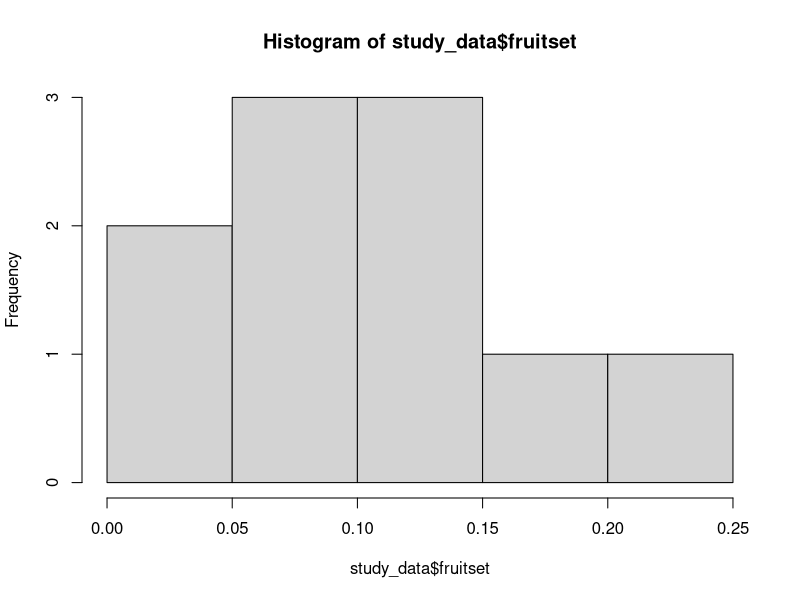
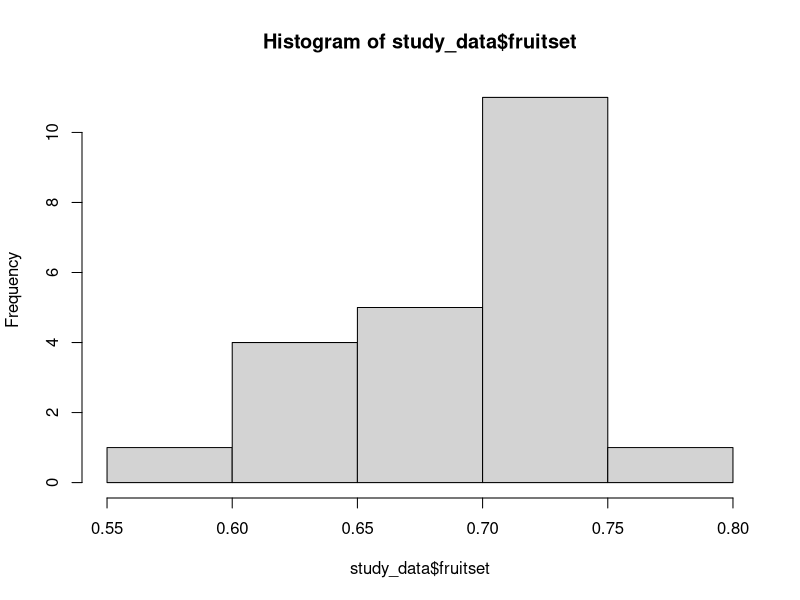
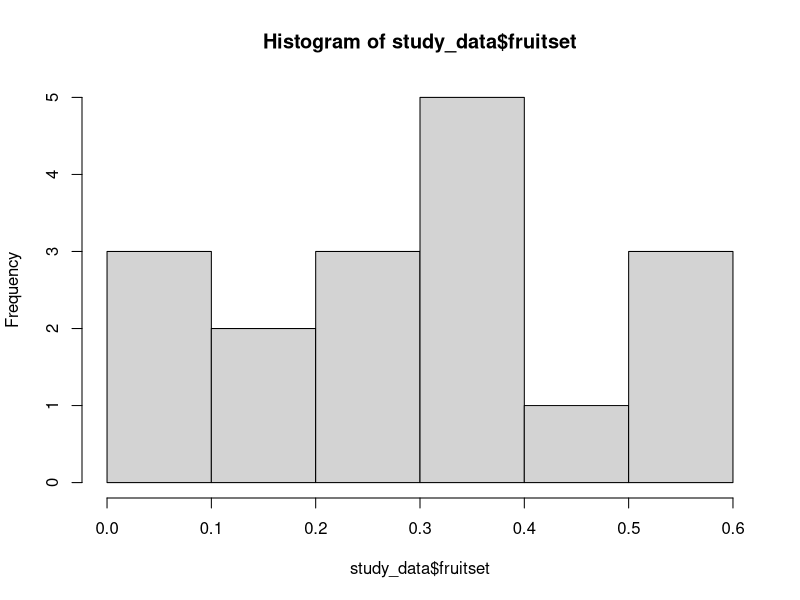
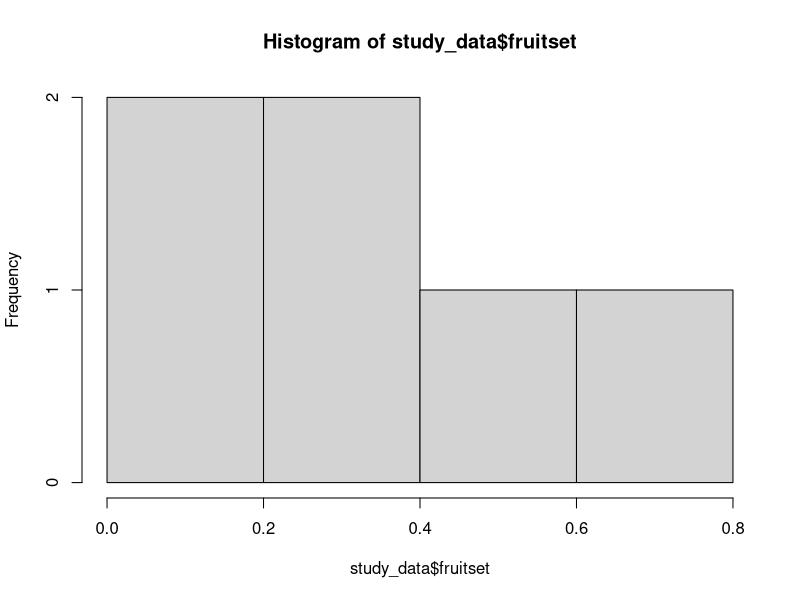
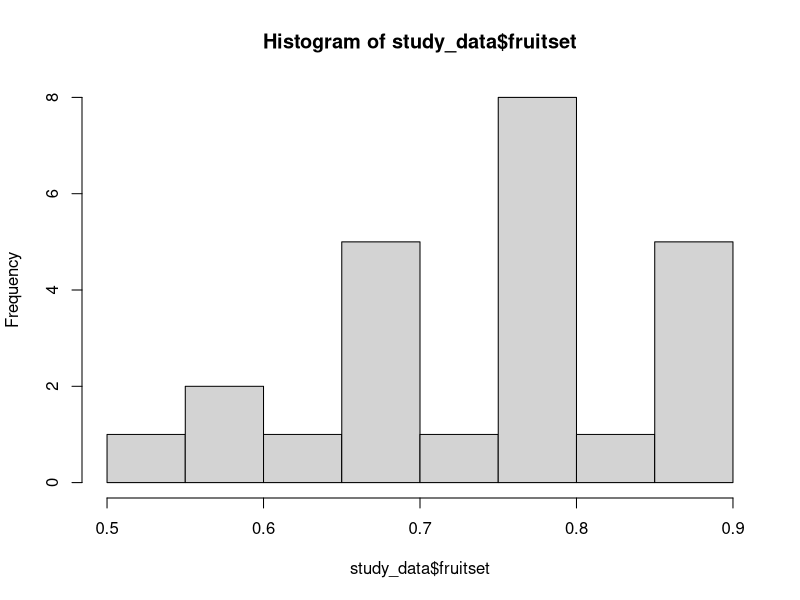
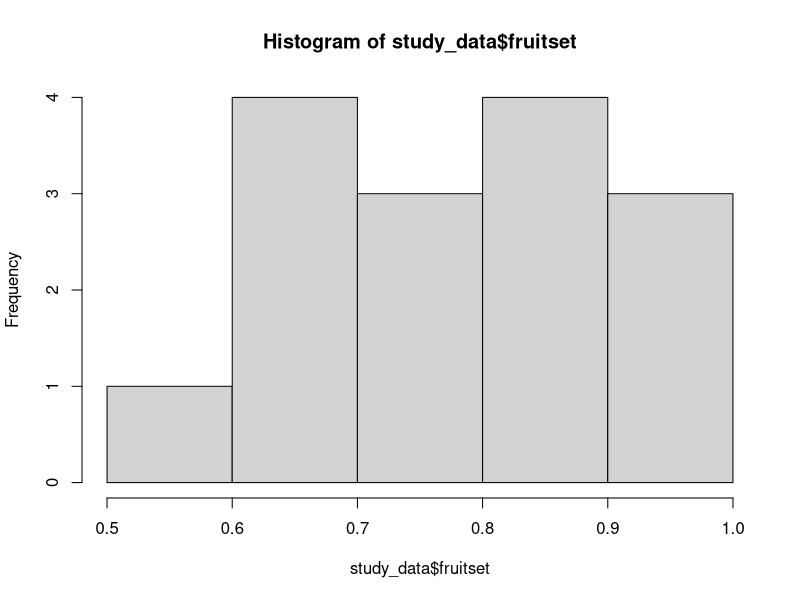
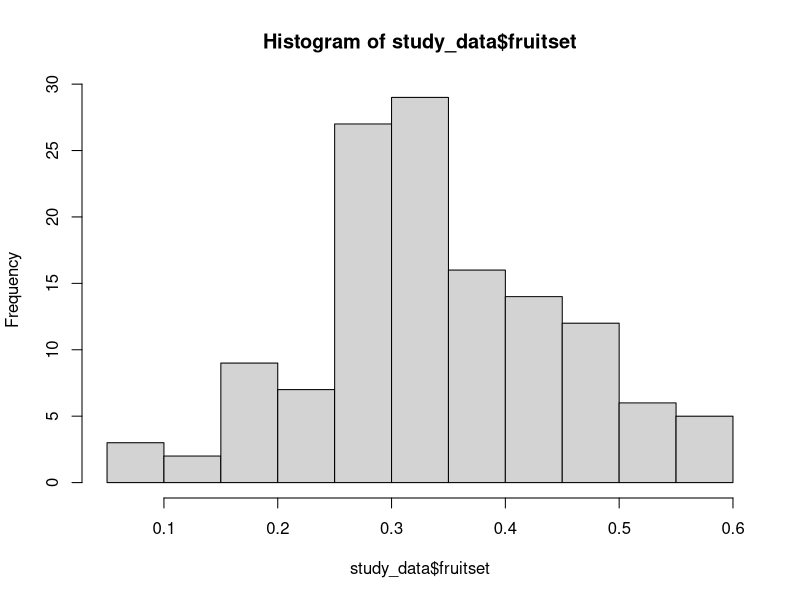
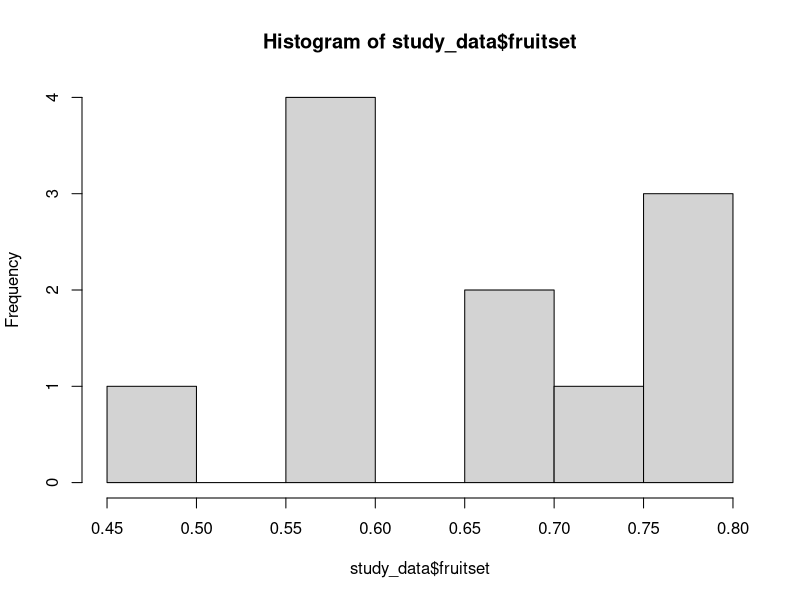

Write R code to recreate these figures, in order. (Note: this script raises an error after producing the figures.)
### Two-stage meta-analysis on effects of distance from natural habitat on fruit set

# Load the libraries
library(ggplot2)
library(dplyr)
library(MASS)
library(metafor)
library(here)

# Load data
here() 
df <- read.csv("raw_data/Fulldataset_fruitset.csv", header = TRUE, stringsAsFactors = FALSE)

# Remove rows with NA in 'fruitset' or 'distance' columns
df <- df[!is.na(df$fruitset) & !is.na(df$distance), ]
nrow(df)
colnames(df)

# Get all individual study names
unique_study <- unique(df$study)
unique_study
length(unique_study) #number of studies

# Count unique locations per author and add total sum
author_location_count <- df %>%
  group_by(authors) %>%
  summarise(unique_locations = n_distinct(location)) %>%
  bind_rows(tibble(authors = "Total", unique_locations = sum(.$unique_locations)))
print(author_location_count)

range(df$distance, na.rm = TRUE)

range(df$distance, na.rm = TRUE)

# Calculate the range of distance values for each study
distance_range_by_study <- df %>%
  group_by(study) %>%
  summarise(min_distance = min(distance, na.rm = TRUE),
            max_distance = max(distance, na.rm = TRUE),
            n_observations = n()) # Optional: count number of observations per study

# Print the results
print(distance_range_by_study)

# Calculate summary statistics for max_distance
summary_stats <- distance_range_by_study %>%
  summarise(mean_max_distance = mean(max_distance, na.rm = TRUE),
            median_max_distance = median(max_distance, na.rm = TRUE),
            min_max_distance = min(max_distance, na.rm = TRUE),
            max_max_distance = max(max_distance, na.rm = TRUE))

# Print summary statistics
print(summary_stats)

# Merge max_distance into df
df <- df %>%
  left_join(distance_range_by_study %>% dplyr::select(study, max_distance), by = "study")

# View as a sorted table for better readability
distance_range_by_study %>% arrange(min_distance, max_distance)
write.csv(distance_range_by_study,  "outputs/fruitset/Distance range by study.csv", row.names = FALSE)

########################## Estimate Effect Sizes ###########################

## Estimate effect sizes for each individual study
# Loop through each study and create a separate data frame for each
for (study in unique_study) {
  
  # Filter the df for the current study
  study_data <- df %>% filter(study == !!study)
  
  # Create a variable name dynamically based on the study name
  dataset_name <- paste0("FS_", gsub(" ", "_", study))
  hist(study_data$fruitset)
  
  # Assign the filtered data frame to a new variable in the global environment
  assign(dataset_name, study_data, envir = .GlobalEnv)
}

## Fit GLM Models ###
# Loop through each study to fit the GLM and store the results
for (study in unique_study) {
  # Construct the name of the dataset
  dataset_name <- paste0("FS_", study)
  
  # Access the dataset using get()
  data <- get(dataset_name)
  
  # Fit the GLM
  model <- glm(fruitset ~ log(distance + 1), family = binomial(link = "logit"), data = data)
  
  # Dynamically create the model name in the global environment
  model_name <- paste0("GLM_FS_", study)
  assign(model_name, model, envir = .GlobalEnv)
  
  # Optionally, print the summary of the model
  print(paste("Model stored as", model_name))
  print(summary(model))
}

# Create an empty data frame to store the results
results <- data.frame(
  Authors = character(),
  Slope = numeric(),
  StdError = numeric(),
  PValue = numeric(),
  Crop = character(),
  PollDependency = character(),
  AgrIntensity = character(),
  Sites = character(),
  DistanceMeasure = character(),
  MaxDistance = numeric(),
  RoB = character(),
  stringsAsFactors = FALSE
)

# Loop through each study to extract coefficients and store them
for (study in unique_study) {
  # Construct model name
  model_name <- paste0("GLM_FS_", study)
  dataset_name <- paste0("FS_", study)
  
  # Get the model and dataset from the global environment
  model <- get(model_name)
  data <- get(dataset_name)
  
  # Extract coefficients and their statistics from the model
  coef_summary <- summary(model)$coefficients
  
  slope <- coef_summary["log(distance + 1)", "Estimate"]
  std_error <- coef_summary["log(distance + 1)", "Std. Error"]
  p_value <- coef_summary["log(distance + 1)", "Pr(>|z|)"]
  
  # Extract additional information from the dataset
  authors <- unique(data$authors)
  crop <- unique(data$crop)
  agr_intensity <- unique(data$agr_intensity)
  p_dependency <- unique(data$p_dependency)
  sites <- unique(data$sites)
  distance_measure <- unique(data$distance_measure)
  max_distance <- unique(data$max_distance)
  #RoB <- unique(data$RoB)
  
  # Append the results to the data frame
  results <- rbind(results, data.frame(
    Authors = authors,
    Slope = slope,
    StdError = std_error,
    PValue = p_value,
    Crop = crop,
    PollDependency = p_dependency,
    AgrIntensity = agr_intensity,
    Sites = sites,
    DistanceMeasure = distance_measure,
    MaxDistance = max_distance
    #RoB = RoB
  ))
}

# Print the overview of the extracted results
print(results)

# Save the results to a CSV file --> For Stage 2 of the meta-analysis
write.csv(results, "outputs/fruitset/Fruitset_GLM_Model_Results.csv", row.names = FALSE)

### Plot model fit ####
# Create folder to save the plots
dir.create(here("outputs", "fruitset", "GLM fits"), recursive = TRUE, showWarnings = FALSE)

# Loop through each study to generate plots
for (study in unique_study) {
  # Construct dataset and model names
  dataset_name <- paste0("FS_", study)
  model_name <- paste0("GLM_FS_", study)
  
  # Get dataset and model
  dataset <- get(dataset_name)
  model <- get(model_name)
  
  # Create a smooth sequence of distances for prediction
  smooth_distance <- data.frame(distance = seq(min(dataset$distance), max(dataset$distance), length.out = 100))
  
  # Predict values for smooth distance sequence
  preds <- predict(model, newdata = smooth_distance, type = "response", se.fit = TRUE)
  
  # Add predictions and confidence intervals to smooth dataset
  smooth_distance <- smooth_distance %>%
    mutate(
      predicted = preds$fit,
      lower_CI = preds$fit - 1.96 * preds$se.fit,
      upper_CI = preds$fit + 1.96 * preds$se.fit
    )
  
  # Plot raw data with a **smooth** fitted line and confidence intervals
  p <- ggplot(dataset, aes(x = distance, y = fruitset)) +  # Base plot with actual data
    geom_ribbon(data = smooth_distance, aes(x = distance, ymin = lower_CI, ymax = upper_CI), 
                inherit.aes = FALSE, fill = "grey70", alpha = 0.4) +  # Confidence interval shading
    geom_line(data = smooth_distance, aes(x = distance, y = predicted), 
              inherit.aes = FALSE, color = "blue", linewidth = 1) +  # Smooth fitted line
    geom_point(size = 3, alpha = 0.6, colour = "black") + # Raw data points
    labs(x = "Distance in m", y = "Fruit set", title = paste(study, "et al.")) +
    theme_minimal(base_size = 12)  # Clean theme
  
  # Print the plots
  print(p)
  
  # Save the plots
  ggsave(filename = here("outputs", "fruitset", "GLM fits", paste0("Model_Fit_", study, ".png")), 
         plot = p, width = 8, height = 6, dpi = 300)
}

########################## Meta-Analysis ###########################

### Conduct the meta-analysis using metafor
# Load the CSV file into a dataframe
fruitset_es <- read.csv("outputs/fruitset/Fruitset_GLM_Model_Results.csv", header=TRUE, stringsAsFactors = FALSE)
fruitset_es$Variance <- fruitset_es$StdError^2

### Fit a random-effects model using the calculated effect sizes ###
res <- rma(yi = Slope, vi = StdError^2, data = fruitset_es)
res # report tau^2, tau, I^2 and H^2 and test for heterogeinity (Q test)
predict(res, digits=3)
confint(res) # Look at confidence intervals (useful to report this)

# Create the forest plot
tiff(filename = here("outputs", "fruitset", "Fruit set forest plot.tiff"), width = 9, height = 7, units = "in", res = 600)  # Open TIFF device
forest(res,
       slab = fruitset_es$Authors,                # Labels for the studies
       xlab = "Slope",                       # Label for the x-axis
       xlim = c(-15, 11),                            # Customize x-axis limits
       refline = 0,                                # Add reference line at 0
       header = "a) Fruit set",         # Header for the plot
       annotate = TRUE,                            # Add study annotations
       ilab.xpos = -0.015,                         # Adjust position of study effect size labels
       cex = 0.8)                                  # Manage overall font size
dev.off()  # Close device to save the file

##### Plot decay surve
# Define distances (log scale for consistency with Ricketts et al.)
# Get the minimum and maximum distances from the dataset
min_distance <- min(df$distance, na.rm = TRUE)
max_distance <- max(df$distance, na.rm = TRUE)

# Print the min and max distance values
print(paste("Min distance:", min_distance))
print(paste("Max distance:", max_distance))

# Create a sequence of distances for plotting (e.g., 100 points between min and max)
distance_seq <- seq(min_distance, max_distance, length.out = 100)

# Define mean fruitset at 0m
str(df)
fruitset_at_0m <- df[df$distance == 0, ] # Filter the dataset for only rows where distance = 0m
mean_fruitset_0m <- mean(fruitset_at_0m$fruitset, na.rm = TRUE)
print(mean_fruitset_0m) # Print the result
f0 <- mean_fruitset_0m  # mean from dataset = 0.42

# Define slopes from meta-analysis
mean_slope <- res$beta[1]
lower_CI <- res$ci.lb      
upper_CI <- res$ci.ub

# Create a dataframe for the mean effect and confidence intervals
df_fruitset <- data.frame(
  distance = distance_seq,
  fruitset_mean = f0 * exp(mean_slope * log(distance_seq + 1)),  # Mean effect
  fruitset_upper = f0 * exp(upper_CI * log(distance_seq + 1)),  # Upper CI
  fruitset_lower = f0 * exp(lower_CI * log(distance_seq + 1))  # Lower CI
)

# Plot using ggplot2
decaycurve <- ggplot(df_fruitset, aes(x = distance_seq)) +
  geom_ribbon(aes(ymin = fruitset_lower, ymax = fruitset_upper), fill = "lightgrey", alpha = 0.5) +  # Shaded CI region
  geom_line(aes(y = fruitset_mean), color = "blue", linewidth = 1) +  # Mean effect
  geom_line(aes(y = fruitset_upper), linetype = "dashed", color = "black") +  # Upper CI
  geom_line(aes(y = fruitset_lower), linetype = "dashed", color = "black") +  # Lower CI
  scale_x_continuous(breaks = seq(0, 5000, by = 1000), limits = c(0, 5000), expand = c(0, 0)) +  # Force x-axis to start at 0
  scale_y_continuous(breaks = seq(0, 1, by = 0.2), limits = c(0, 1), expand = c(0, 0)) +  # Force y-axis to start at 0
  labs(
    x = "Distance to nearest natural habitat (m)",
    y = "Predicted pollinator fruit set (proportion)",
    title = "b) Predicted decay curve") +
  theme_classic(base_size = 14) +  # Standard font size
  theme(
    plot.title = element_text(size = 9, face = "bold"),  # Match forest plot title
    axis.title = element_text(size = 9),  # Match axis labels
    axis.text = element_text(size = 9),  # Standardize tick labels
    plot.margin = margin(10, 20, 10, 10)  # Adjust spacing
  )
ggsave(filename = here("outputs", "fruitset", "Fruitset decay curve.png"), plot = decaycurve, width = 6, height = 5, units = "in", dpi = 300)

#### Calculate % decline at 1km from natural habitat
# Define the function for predicted fruitset
predict_fruitset <- function(distance, slope) {
  f0 * exp(slope * log(distance + 1))
}

# Calculate predicted fruitsets at 0m and 1000m
predicted_fruitset_0m <- predict_fruitset(0, mean_slope)
predicted_fruitset_1000m <- predict_fruitset(1000, mean_slope)

# Compute percentage decline
percentage_decline <- (1 - (predicted_fruitset_1000m / predicted_fruitset_0m)) * 100

# Print result
print(paste("Predicted % decline at 1km:", round(percentage_decline, 2), "%"))

########################## Additional analyses ###########################

### Moderator analysis ###
# Summarise each moderators distribution
moderators <- c("DistanceMeasure" , "PollDependency", "AgrIntensity") # List of moderator variables

# Use lapply to get counts for each moderator
moderator_summaries <- lapply(moderators, function(moderator) {
  fruitset_es %>%
    count(!!sym(moderator), name = "Study_Count") %>%
    arrange(desc(Study_Count))
})

names(moderator_summaries) <- moderators # Name the list elements
moderator_summaries # Print all summaries

## Meta-analysis with individual moderators
res.modintensity <- rma(Slope, Variance, mods = ~ 0 + AgrIntensity, data=fruitset_es)
res.modintensity

res.modpdep <- rma(Slope, Variance, mods = ~ 0 + PollDependency, data=fruitset_es)
res.modpdep

########################## Sensitivity analyses ###########################

# Test for small study bias incl publication bias
metafor::funnel(res) #should be symmetric
regtest(res) # Egger's regression test. If this is not statistically significant, no evidence for small study bias
ranktest(res)

# If small study bias: account for publication bias by using weight function
# wf <- weightr::weightfunct(fruitset_es$Slope, fruitset_es$Variance, table = TRUE)
# wf

### Influential studies ###
inf <- influence(res) # Check if any individual studies were very influential
print(inf) # influential studies have an * next to them
plot(inf) # red dots for influential studies 

# Re-run meta-analysis excluding each study one by one
leave1out <- leave1out(res, digits = 3)
leave1out
write.csv(leave1out, "outputs/fruitset/Leave1out_fruitset.csv", row.names = FALSE)

# QQ-normal plots
qqnorm(res, main = "Random-Effects Model")

# Sensitivity analyses --> methods
res.moddistance <- rma(Slope, Variance, mods = ~ 0 + DistanceMeasure, data=fruitset_es)
res.moddistance

# Add categories for the maximum distance scales (small, medium, large) for sensitivty analysis
fruitset_es <- fruitset_es %>%
  mutate(DistanceCategory = case_when(
    MaxDistance < 750 ~ "small",
    MaxDistance >= 750 & MaxDistance <= 3000 ~ "medium",
    MaxDistance > 3000 ~ "large"
  ))

# Convert DistanceCategory to a factor
fruitset_es$DistanceCategory <- factor(fruitset_es$DistanceCategory, levels = c("small", "medium", "large"))

res.modmaxdistance <- rma(Slope, Variance, mods = ~ 0 + DistanceCategory, data=fruitset_es)
res.modmaxdistance

### Subgroup analysis excl studies with high RoB ###
# Filter for medium RoB studies in the fruitset dataset
# results_mediumRoB <- subset(fruitset_es, RoB == "medium")

# Calculate variance for the meta-analysis
# results_mediumRoB$Variance <- results_mediumRoB$StdError^2

# Fit random-effects model
# res_fruitset_mediumRoB <- rma(yi = Slope, vi = Variance, data = results_mediumRoB)
# print(res_fruitset_mediumRoB)

# Create a forest plot
# forest(res_fruitset_mediumRoB,
#       slab = results_mediumRoB$Authors,                # Labels for the studies
#       xlab = "Slope",                                  # Label for the x-axis
#       xlim = c(-4, 3),                                 # Customise x-axis limits
#       refline = 0,                                     # Add reference line at 0
#       header = "Fruit set subgroup; medium Risk of Bias", # Header for the plot
#       annotate = TRUE,                                 # Add study annotations
#       ilab.xpos = -0.015,                              # Adjust position of study effect size labels
#       cex = 0.8                                        # Manage overall font size
#       )
